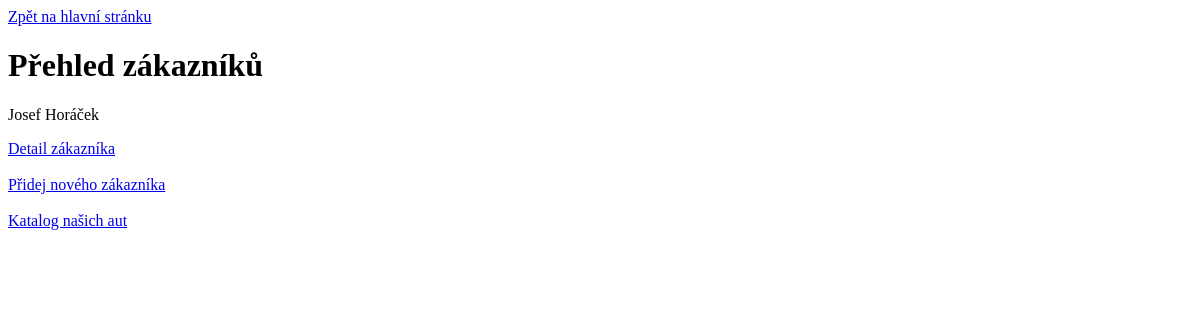
The app's page /katalog/zakaznici/, older data.
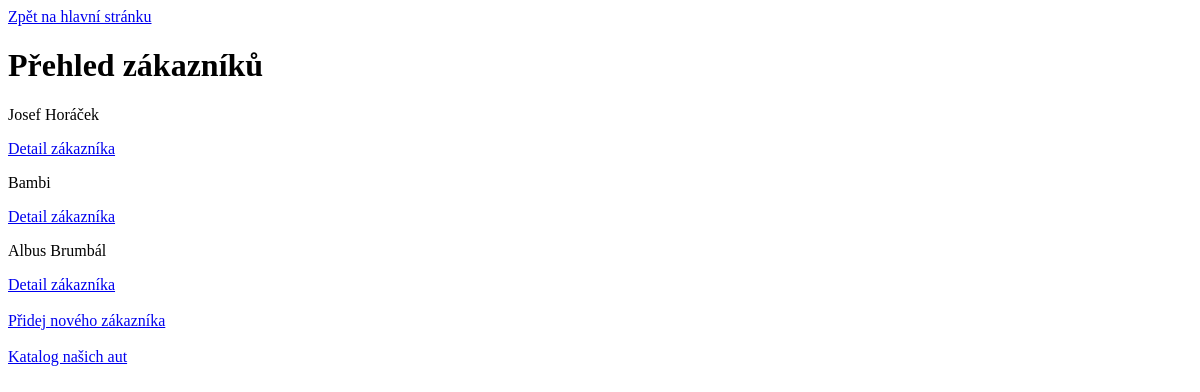
The same page, newer data.
### katalog/models.py (models this page shows)
class Zakaznik(models.Model):
    jmenoprijm = models.CharField(max_length=100)
    ridicprukaz = models.CharField(max_length=50)
    datumnaroz = models.DateField()
    vypujcka = models.ForeignKey("Vypujcka", on_delete=models.SET_NULL, null=True)

### katalog/views.py (the view)
# urls.py: path('zakaznici/', views.PrehledZakaznikuView.as_view(), name='zakaznici'),
class PrehledZakaznikuView(ListView):
    model = models.Zakaznik
    template_name = "katalog/prehled_zakazniku.html"

### katalog/templates/katalog/prehled_zakazniku.html (shortened to what this page needs)
<!DOCTYPE html>
<html lang="en">
<head>
</head>
<body>
<a href="{% url 'katalog' %}">Zpět na hlavní stránku</a>
<h1>Přehled zákazníků</h1>
{% for zakaznik in object_list %}
<p>{{zakaznik.jmenoprijm}}</p>
<a href="{% url 'zakaznik' zakaznik.pk %}">Detail zákazníka</a>
{% endfor %}
<br> <br>
<a href="{% url 'pridej_zakaznika' %}">Přidej nového zákazníka</a>
<br> <br>
<a href="{% url 'auta' %}">Katalog našich aut</a>
</body>
</html>

Row changes from the older to the newer data that the page shows:
added Zakaznik: jmenoprijm "Bambi"
added Zakaznik: jmenoprijm "Albus Brumbál"
